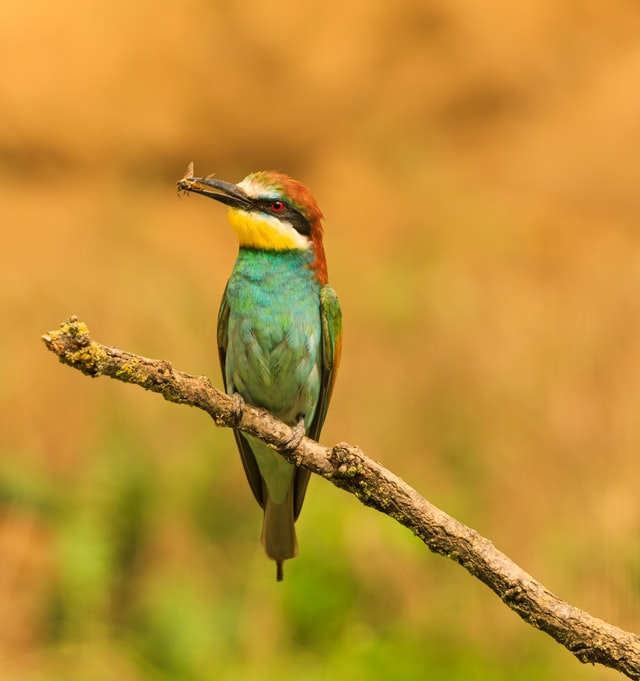
#> input picture opencv experiments/python/images/bird.jpg, 640 x 681 px
$ jupyter execute 3_accssing_and_manipulate_pixels.ipynb
#> lines starting #> are read from the running program, lines starting #| are printed output that depends on the picture; after the words box and inside, x2 and y2 are one past the last pixel; in counts of white or black regions, pixels touching at a corner belong together
[cell 1]
import numpy as np
import cv2

[cell 2]
img = cv2.imread('./images/bird.jpg')
#> img is the input picture: shape (681, 640, 3); mean B, G, R 50.7, 144.7, 193.4

[cell 3]
def display(winname,image):
    cv2.imshow(winname, image)
    cv2.waitKey(0)
    cv2.destroyAllWindows()

[cell 4]
display('winname',img)

[cell 5]
img.shape
#> Out = (681, 640, 3)

[cell 6]
type(img)

[cell 7]
# access first hundered rows and hundred columns
corners = img[150:300,150:300] #rows, columns
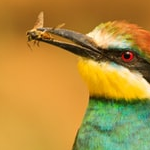
#> corners: shape (150, 150, 3); mean B, G, R 59.4, 140.7, 179.2
cv2.imshow('original',img)
cv2.imshow('corners',corners)
cv2.waitKey(0)
cv2.destroyAllWindows()

[cell 8]
# changing first 100 rows amd columns color

[cell 9]
blue = (255,0,0)
img[150:300,150:300] = blue
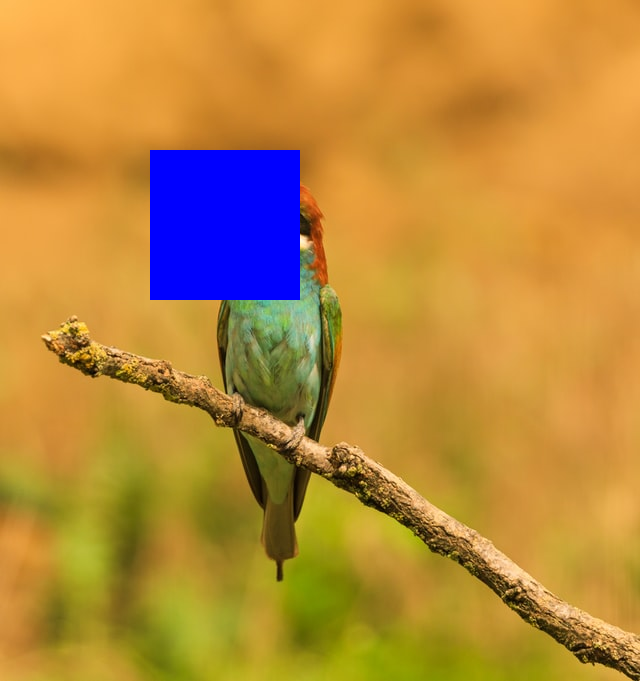
#> img: shape (681, 640, 3); 5.16% of pixels changed, all inside (x1, y1, x2, y2) = (150, 150, 300, 300)
cv2.imshow('original',img)
cv2.imshow('corners',corners)
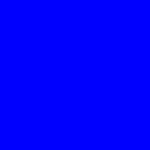
#> window 'corners': shape (150, 150, 3); mean B, G, R 255, 0, 0
cv2.waitKey(0)
cv2.destroyAllWindows()
